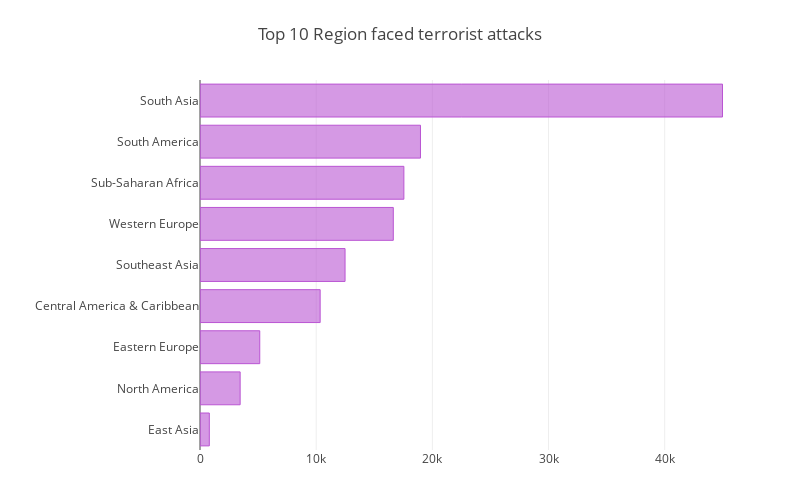

Here is the notebook cell this chart was saved with:
### Markdown cell above
#### Regionwise distribution
South Asia is the most effected region by terrorist activities followed by South America

### Code cell
data['Region'].value_counts()[1:10][::-1].iplot(kind="barh",bargap=.5, title="Top 10 cities faced terrorist attacks", 
                                                colors="mediumorchid", layout=Layout(paper_bgcolor='rgba(0,0,0,0)',
                                                                                plot_bgcolor='rgba(0,0,0,0)',
                                                                                width=800, height=500, 
                                                                                title='Top 10 Region faced terrorist attacks',
                                                                                margin=dict(l=200, r=50, t=80, b=50)))

### Figure 1 — Plotly figure (JSON) as saved in the notebook; plotly's stock layout.template omitted (floating-point values rounded to 4 significant figures)
{"data": [{"marker": {"color": "rgba(186, 85, 211, 0.6)", "line": {"color": "rgba(186, 85, 211, 1.0)", "width": 1}}, "name": "Region", "orientation": "h", "text": "", "type": "bar", "uid": "6f3a63ed-5e32-46c3-90b6-f4952791dd54", "x": [802, 3456, 5144, 10344, 12485, 16639, 17550, 18978, 44974], "y": ["East Asia", "North America", "Eastern Europe", "Central America & Caribbean", "Southeast Asia", "Western Europe", "Sub-Saharan Africa", "South America", "South Asia"]}], "layout": {"height": 500, "margin": {"b": 50, "l": 200, "r": 50, "t": 80}, "paper_bgcolor": "rgba(0,0,0,0)", "plot_bgcolor": "rgba(0,0,0,0)", "title": {"text": "Top 10 Region faced terrorist attacks"}, "width": 800}}
